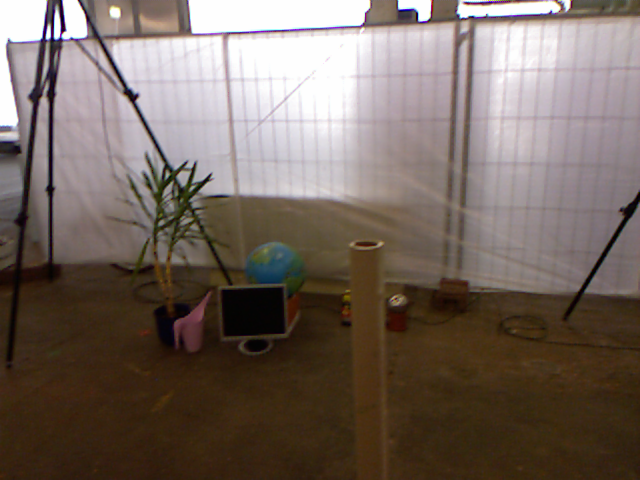
//> input picture img/1.png, 640 x 480 px
$ ./feature_extraction   (built with g++ and OpenCV 4)
//> lines starting //> are read from the running program, lines starting //| are printed output that depends on the picture
#include <iostream>
#include <opencv2/core/core.hpp>
#include <opencv2/features2d/features2d.hpp>
#include <opencv2/highgui/highgui.hpp>

using namespace std;
using namespace cv;

int main ( int argc, char** argv )
{
    //-- 读取图像
    Mat img_1 = imread ( "img/1.png", CV_LOAD_IMAGE_COLOR );
//> img_1 is the input picture: 480 rows x 640 cols, CV_8UC3; mean B, G, R 95.8, 104.1, 117.5
    Mat img_2 = imread ( "img/2.png", CV_LOAD_IMAGE_COLOR );
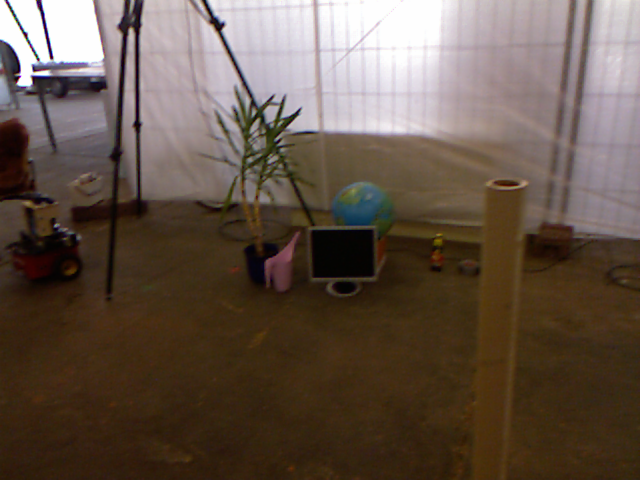
//> input picture img/2.png, 640 x 480 px
//> img_2 is the input picture: 480 rows x 640 cols, CV_8UC3; mean B, G, R 73.2, 85, 100.5

    //-- 初始化
    std::vector<KeyPoint> keypoints_1, keypoints_2;
    Mat descriptors_1, descriptors_2;
    Ptr<FeatureDetector> detector = ORB::create();
    Ptr<DescriptorExtractor> descriptor = ORB::create();
    // Ptr<FeatureDetector> detector = FeatureDetector::create(detector_name);
    // Ptr<DescriptorExtractor> descriptor = DescriptorExtractor::create(descriptor_name);
    Ptr<DescriptorMatcher> matcher  = DescriptorMatcher::create ( "BruteForce-Hamming" );

    //-- 第一步:检测 Oriented FAST 角点位置
    detector->detect ( img_1,keypoints_1 );
//> keypoints_1 = 500 keypoints; strongest (x, y, size): (62, 31, 31), (56, 38, 31), (55, 37, 37.2), (47, 37, 31)
    detector->detect ( img_2,keypoints_2 );
//> keypoints_2 = 500 keypoints; strongest (x, y, size): (33, 70, 31), (32, 76, 31), (51, 57, 31), (48, 59, 44.6)

    //-- 第二步:根据角点位置计算 BRIEF 描述子
    descriptor->compute ( img_1, keypoints_1, descriptors_1 );
    descriptor->compute ( img_2, keypoints_2, descriptors_2 );

    Mat outimg1;
    drawKeypoints( img_1, keypoints_1, outimg1, Scalar::all(-1), DrawMatchesFlags::DEFAULT );
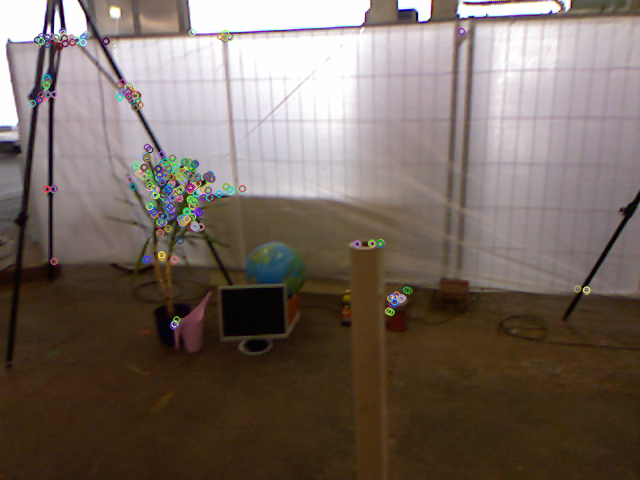
//> outimg1: 480 rows x 640 cols, CV_8UC3; mean B, G, R 96.2, 104.5, 117.7
    imshow("ORB特征点",outimg1);

    //-- 第三步:对两幅图像中的BRIEF描述子进行匹配，使用 Hamming 距离
    vector<DMatch> matches;
    //BFMatcher matcher ( NORM_HAMMING );
    matcher->match ( descriptors_1, descriptors_2, matches );
//> matches = 500 matches

    //-- 第四步:匹配点对筛选
    double min_dist=10000, max_dist=0;

    //找出所有匹配之间的最小距离和最大距离, 即是最相似的和最不相似的两组点之间的距离
    for ( int i = 0; i < descriptors_1.rows; i++ )
    {
        double dist = matches[i].distance;
        if ( dist < min_dist ) min_dist = dist;
        if ( dist > max_dist ) max_dist = dist;
    }
//> this loop made 500 passes
//> (dist, min_dist, max_dist) on pass 1: (64, 64, 64)
//> (dist, max_dist) on passes 2, 3, 4, 15, 28, 33: (65, 65), (70, 70), (74, 74), (76, 76), (80, 80), (83, 83)
//> after the loop, min_dist = 11; max_dist = 93

    // 仅供娱乐的写法
    min_dist = min_element( matches.begin(), matches.end(), [](const DMatch& m1, const DMatch& m2) {return m1.distance<m2.distance;} )->distance;
    max_dist = max_element( matches.begin(), matches.end(), [](const DMatch& m1, const DMatch& m2) {return m1.distance<m2.distance;} )->distance;

    printf ( "-- Max dist : %f \n", max_dist );
//| -- Max dist : 93.000000
    printf ( "-- Min dist : %f \n", min_dist );
//| -- Min dist : 11.000000

    //当描述子之间的距离大于两倍的最小距离时,即认为匹配有误.但有时候最小距离会非常小,设置一个经验值30作为下限.
    std::vector< DMatch > good_matches;
    for ( int i = 0; i < descriptors_1.rows; i++ )
    {
        if ( matches[i].distance <= max ( 2*min_dist, 30.0 ) )
        {
            good_matches.push_back ( matches[i] );
        }
    }
//> after the loop, good_matches = 49 matches

    //-- 第五步:绘制匹配结果
    Mat img_match;
    Mat img_goodmatch;
    drawMatches ( img_1, keypoints_1, img_2, keypoints_2, matches, img_match );
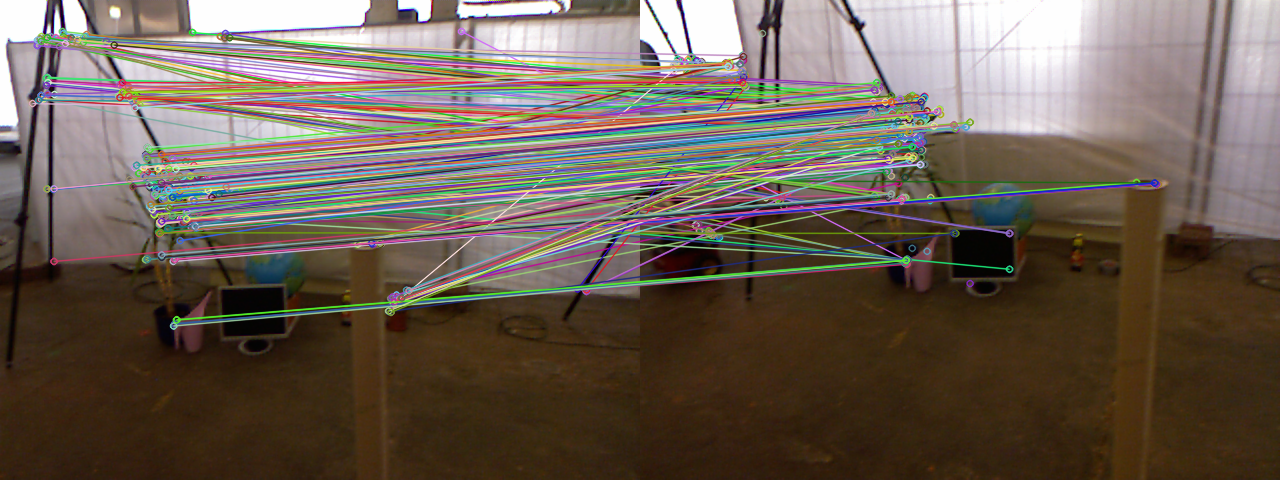
//> img_match: 480 rows x 1280 cols, CV_8UC3; mean B, G, R 83.7, 95, 107.8
    drawMatches ( img_1, keypoints_1, img_2, keypoints_2, good_matches, img_goodmatch );
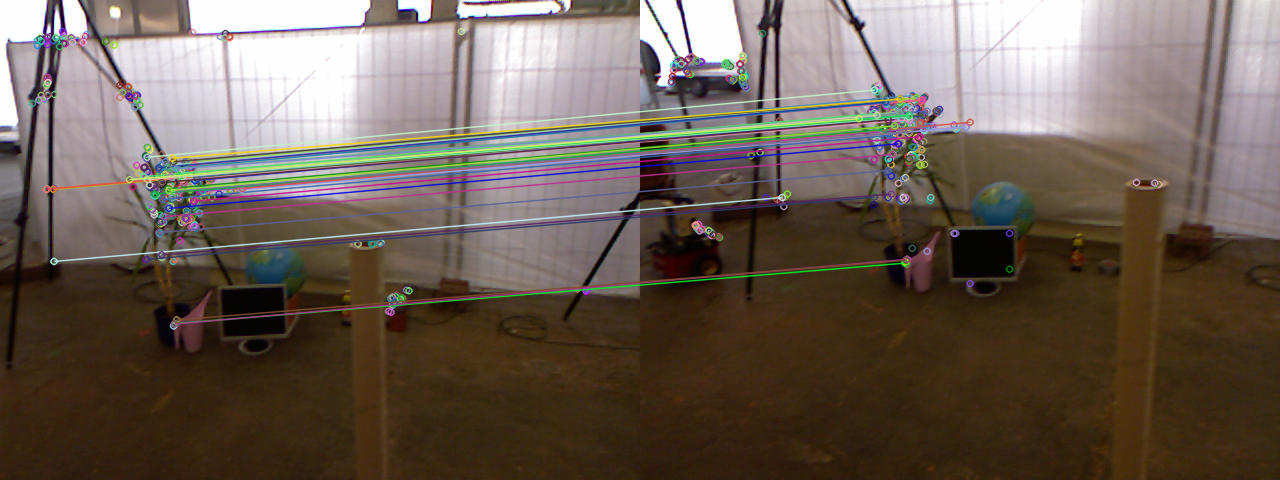
//> img_goodmatch: 480 rows x 1280 cols, CV_8UC3; mean B, G, R 85.1, 95.1, 108.4
    imshow ( "所有匹配点对", img_match );
    imshow ( "优化后匹配点对", img_goodmatch );
    waitKey(0);

    return 0;
}
